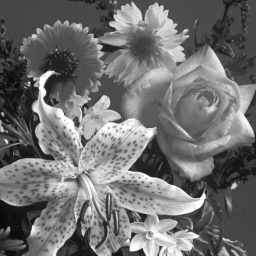
%> input picture 3_Noise_Filtering/flower.png, 256 x 256 px
$ octave ask3_1066516.m   (GNU Octave 9; MATLAB toolbox functions it lacks are replaced by stand-ins)
%> lines starting %> are read from the running program, lines starting %| are printed output that depends on the picture
clc;
clear;
close all;

img=imread("flower.png");
%> img is the input picture: size 256x256 uint8; min 10, max 255, mean 112
img=im2double(im2gray(img));
%> img: size 256x256 double
noisy_img_gaussian=imnoise(img,'gaussian',0,0.008);
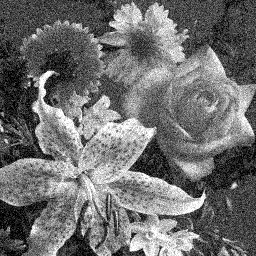
%> noisy_img_gaussian: size 256x256 double; min 0, max 1, mean 0.438

%task 1: ipologismos SNR gia na vroume to mean value manually
sn=snr(img,noisy_img_gaussian-img)
%> sn = 15

%ipologizoume oti gia na exoume mean SNR iso me 15dB, efarmozoume gaussian
%thorivo me tipiki apoklisi σ=0.008

%sxediazoume moving average filter
dim=3;
avg=fspecial('average',dim); %arxika 3x3

%apply to image
filtered_avg=imfilter(noisy_img_gaussian,avg);
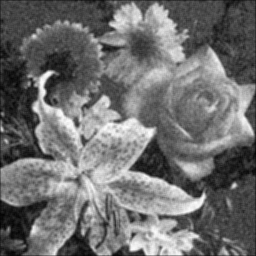
%> filtered_avg: size 256x256 double; min 0.0148, max 0.994, mean 0.437
filtered_median=medfilt2(noisy_img_gaussian, [dim dim]); %apply median filter
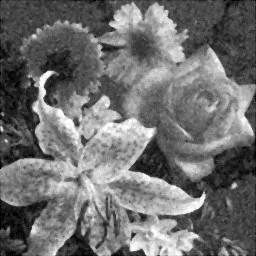
%> filtered_median: size 256x256 double; min 0, max 1, mean 0.437

%gia elegxo twn snr meta ta filtra
[peak,snratiofiltered_avg]=psnr(filtered_avg,img);
%> peak = 25.26; snratiofiltered_avg = 19.14
[peak,snratiofiltered_median]=psnr(filtered_median,img);
%> peak = 25.29; snratiofiltered_median = 19.17
%parathrw oti h auksisi twn diastasewn twn filtrwn
%xeirotereuei tin poiothta ths eikonas mexri opou to 11x11 filtra prokaloun
%meiwsi tou snr sxetika me tin thorivwdis eikona
%apo optiki parathrhsh to filtro moving average fainetai na diathrei
%perissoteres plhrofories kai na tholwnei ligotero tin eikona parolo pou h
%filtrarismeni eikona me to median filtro ehei megalitero SNR

figure(1);
set(gcf,'Position',[100 500 800 450]);
subplot(221);
imshow(img);
title("original image");
subplot(222);
imshow(noisy_img_gaussian);
title("image with gaussian white noise std=0.064");
subplot(223);
imshow(filtered_avg);
title("moving average filtered image");
subplot(224);
imshow(filtered_median);
title("median filtered image");

%task2: kroustikos thorivos
noisy_img_imp=imnoise(img,'salt & pepper', 0.25);
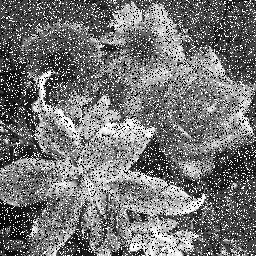
%> noisy_img_imp: size 256x256 double; min 0, max 1, mean 0.454
filtered_avg=imfilter(noisy_img_imp,avg,'conv');
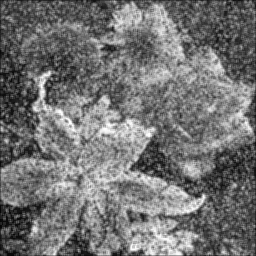
%> filtered_avg: size 256x256 double; min 0.02, max 1, mean 0.453
filtered_median=medfilt2(noisy_img_imp);
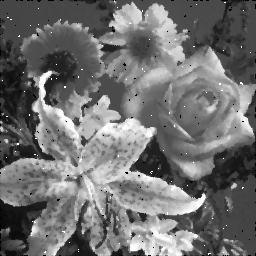
%> filtered_median: size 256x256 double; min 0, max 1, mean 0.438; mean of the top-left, top-right, bottom-left and bottom-right quarters 0.369, 0.461, 0.479, 0.443

figure(2);
set(gcf,'Position',[900 500 800 450]);
subplot(221);
imshow(img);
title("original image");
subplot(222);
imshow(noisy_img_imp,[]);
title("salt and pepper noise 25%");
subplot(223);
imshow(filtered_avg,[]);
title("moving average filter");
subplot(224);
imshow(filtered_median,[]);
title("moving median filter");

for i=1:2
    saveas(figure(i),"fig"+num2str(i)+".png");
end
